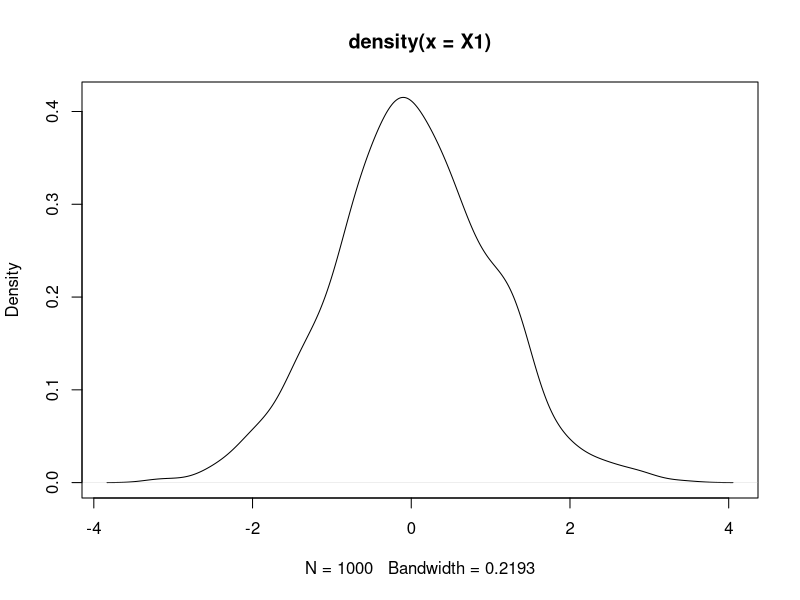
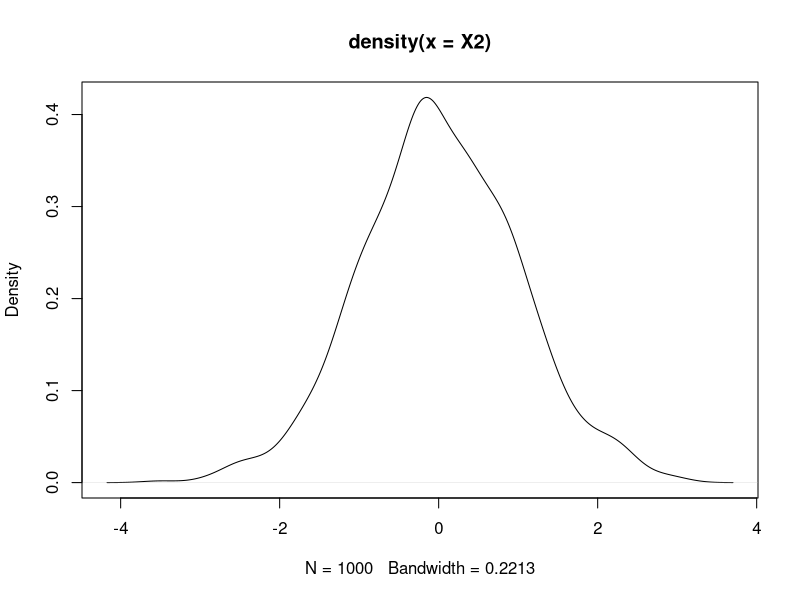
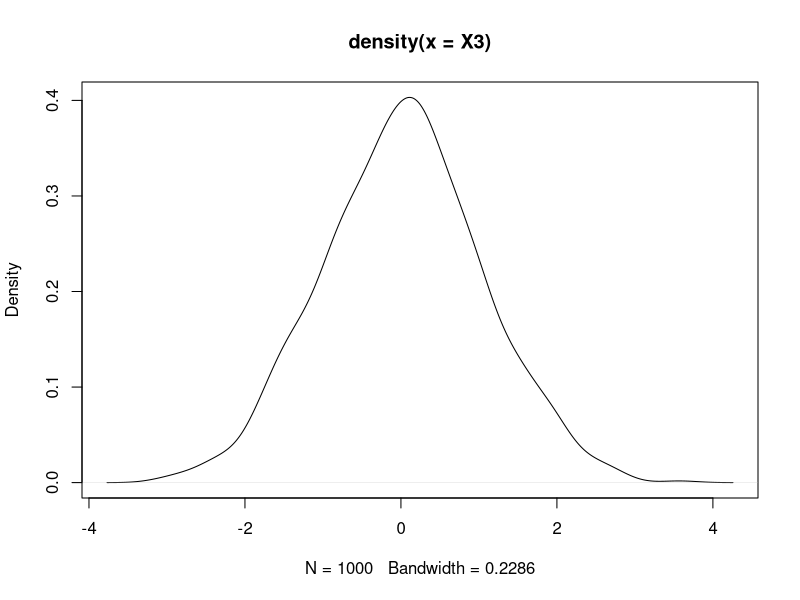
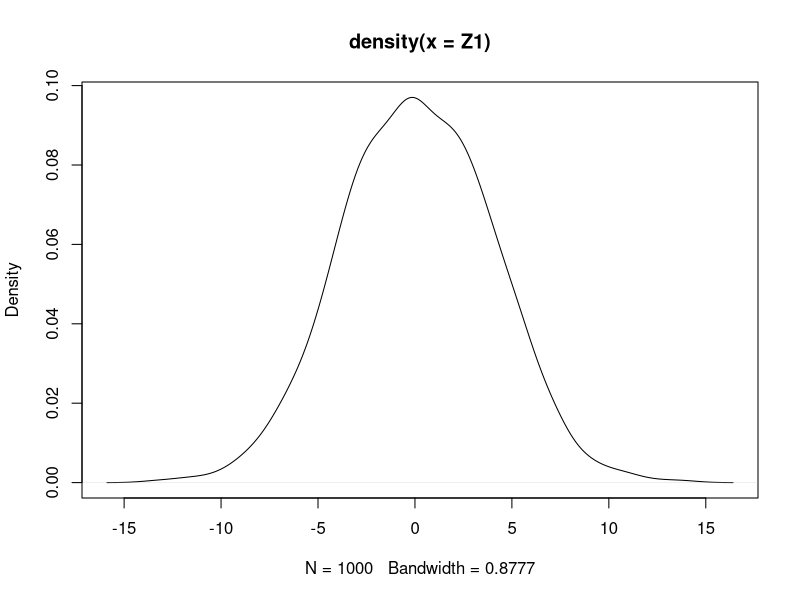
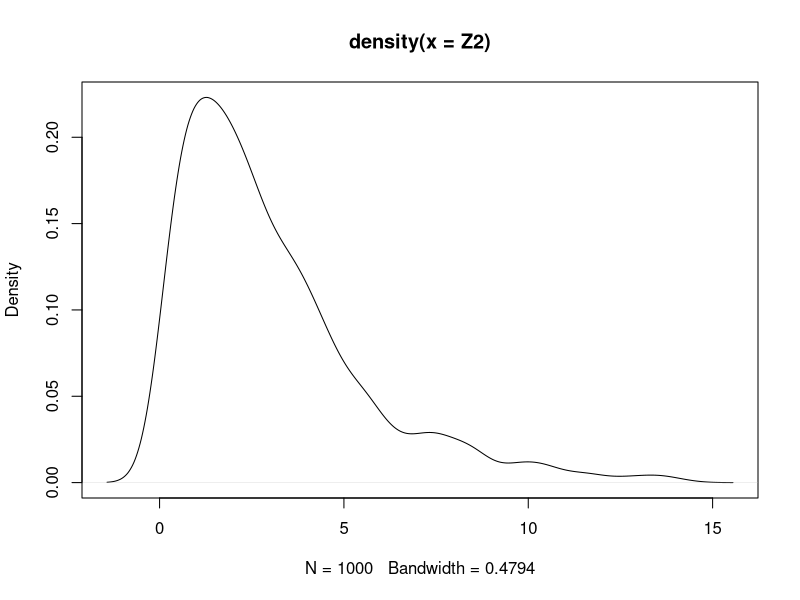
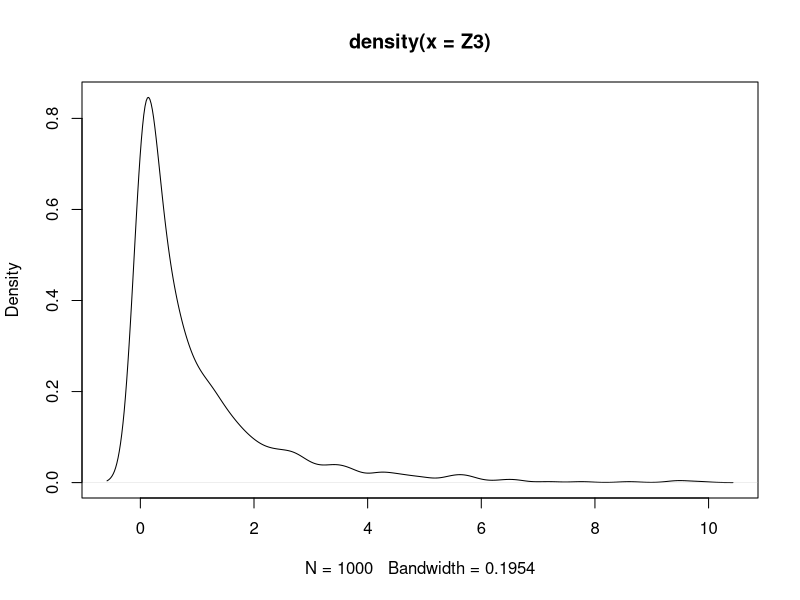
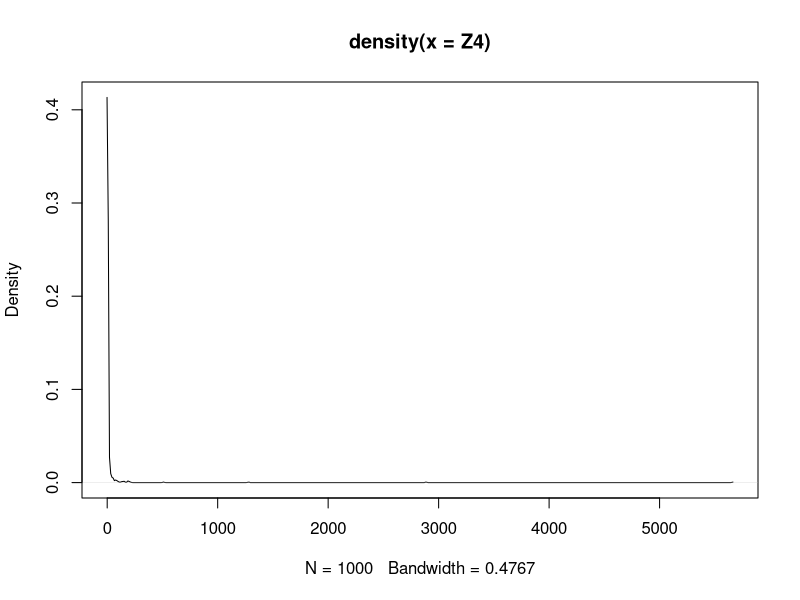
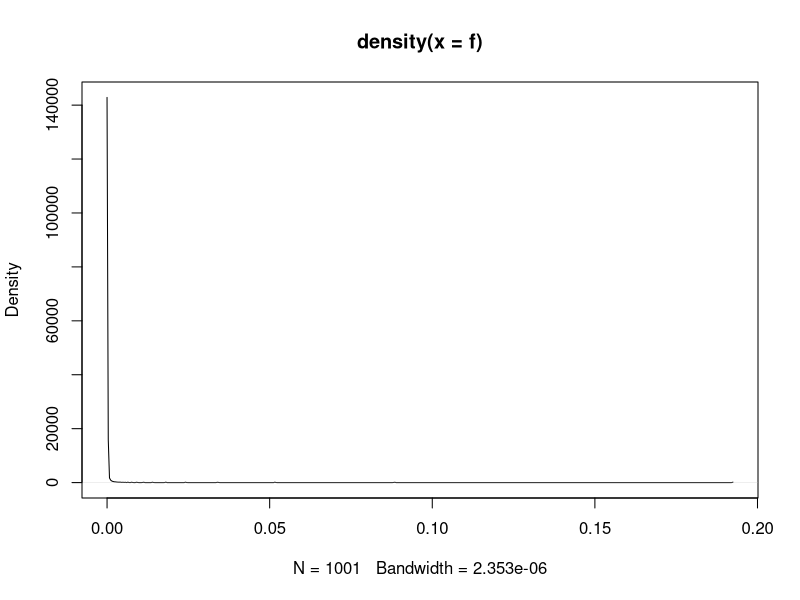

These charts were generated, in order, by the following R code:
#Q5 Part 1
set.seed(333)
X1<-rnorm(1000)
X2<-rnorm(1000)
X3<-rnorm(1000)
plot(density(X1))
plot(density(X2))
plot(density(X3))
samplemX1=mean(X1)
varianceX1=var(X1)
samplemX2=mean(X2)
varianceX2=var(X2)
samplemX3=mean(X3)
varianceX3=var(X3)
#sample mean is almost equal to the mean of the distribution and same is for variance
#Part 2
Z1=X1+2*X2+3*X3
plot(density(Z1))
Z1mean<-mean(Z1)
Z1var<-var(Z1)
Z2<-X1**2+X2**2+X3**2
Z2mean<-mean(Z2)
Z2var<-var(Z2)
plot(density(Z2))
Z3<-((X1-X3)**2)/2
Z3mean<-mean(Z3)
Z3var<-var(Z3)
plot(density(Z3))
Z4<-2*X3**2/(X1**2+X2**2)
Z4mean<-mean(Z4)
z4var<-var(Z4)
plot(density(Z4))
x<-seq(0,1000,by=1)
f<-df(x,df1=1,df2=2)
plot(density(f))